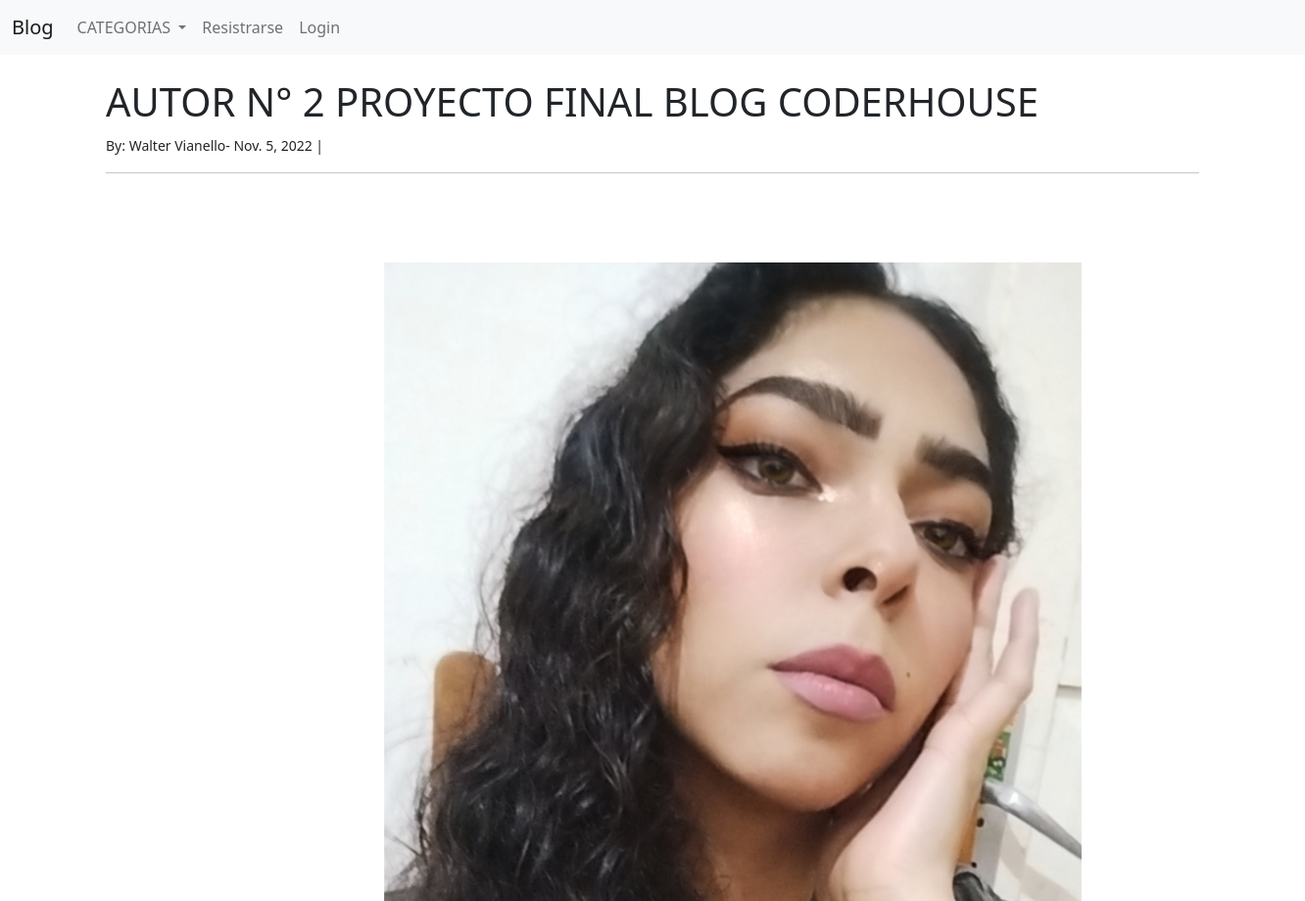
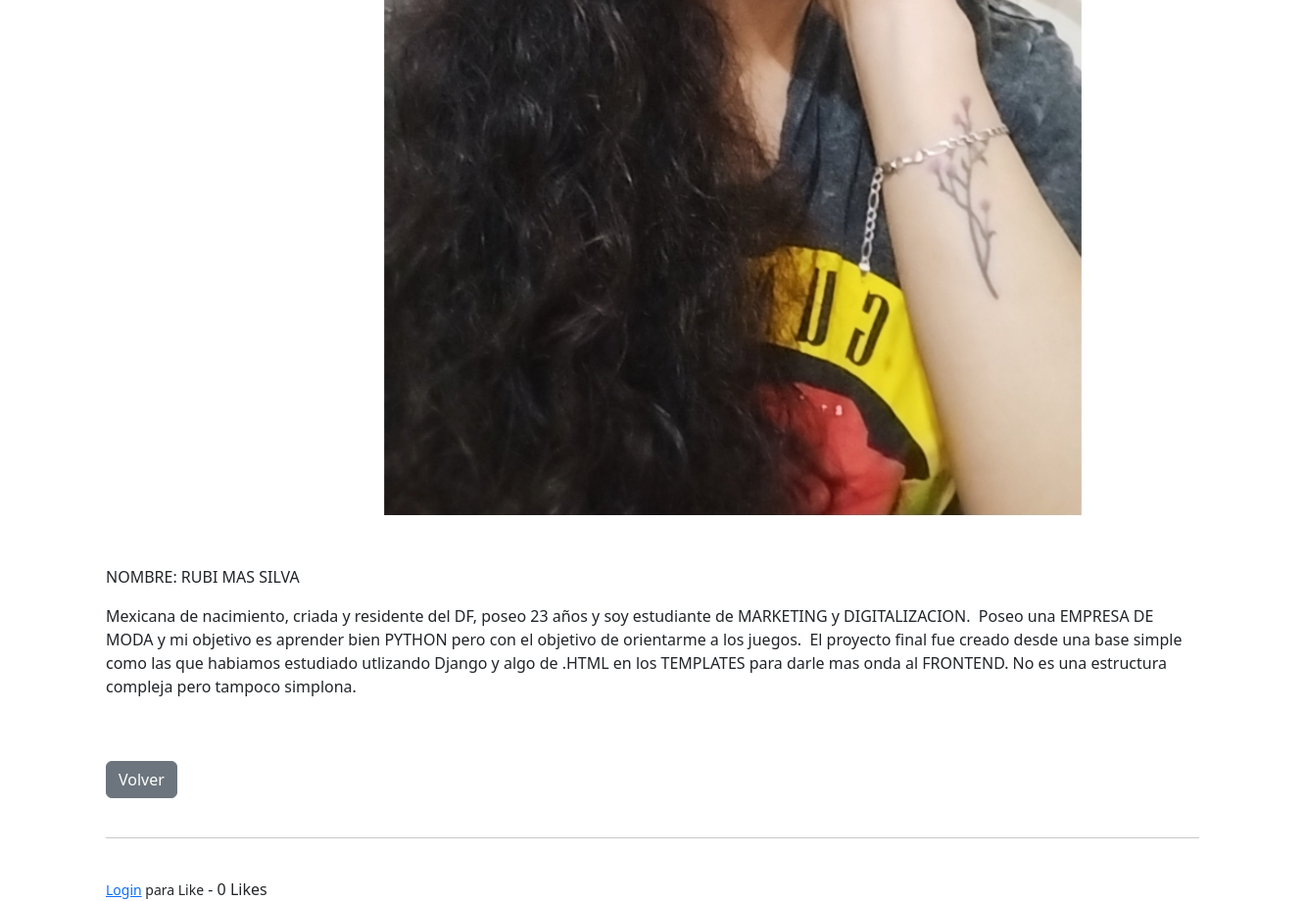
/article/118, run on the app's committed database (2 pictures, top to bottom).
### theblog/models.py (models this page shows, shortened)
class Post(models.Model):
    title=models.CharField(max_length=255)
    header_image=models.ImageField(null=True,blank=True, upload_to="images/")
    title_tag=models.CharField(max_length=255)
    author=models.ForeignKey(User,on_delete=models.CASCADE)
    body=RichTextField(blank=True, null=True)
    post_date=models.DateField(auto_now_add=True)
    category=models.CharField(max_length=255, default="No categorizado")
    snippet=models.CharField(max_length=255)
    likes=models.ManyToManyField(User, related_name="blog_posts")
    def total_likes(self):
        return self.likes.count()

### theblog/views.py (the view)
# urls.py: path("article/<int:pk>",ArticleDetailView.as_view(),name="article_detail"),
class ArticleDetailView(DetailView):
    model=Post
    template_name="article_details.html"
    def get_context_data(self, *args, **kwargs):
        cat_menu=Category.objects.all()
        context=super(ArticleDetailView, self).get_context_data(*args,**kwargs)
        stuff=get_object_or_404(Post, id=self.kwargs["pk"])
        total_likes=stuff.total_likes()
        liked=False
        if stuff.likes.filter(id=self.request.user.id).exists():
            liked=True
        context["cat_menu"] = cat_menu
        context["total_likes"] = total_likes
        context["liked"] = liked
        return context

### theblog/models.py (called while the page is built)
    def __str__(self):
        return self.name

### theblog/templates/article_details.html (shortened to what this page needs)
{%extends "base.html"%}
{%block content%}
    <h1>{{post.title}}</h1>
    <small>By:
        {{post.author.first_name}}
        {{post.author.last_name}}-
        {{post.post_date}} |
    </small><br/>
    <hr>
    <br/>
    {%if post.header_image %}
        <img src="{{ post.header_image.url }}">
    {% endif %}
    {{ post.body|safe }}
    <br/><br/>
    <a href="{% url "home" %}" class="btn btn-secondary">Volver</a>
    <br/><br/>
    <hr>
    <br/>
    <form action="{% url 'like_post' post.pk %}"
    method = "POST">
    {% if user.is_authenticated %}
        {% if liked %}
            <button type="submit",name="post_id",value
            ="{{ post.id }}",class="btn btn-danger btn-sm">Unlike</button>
        {% else %}
            <button type="submit",name="post_id",value
            ="{{ post.id }}",class="btn btn-primary btn-sm">Like</button>
        {% endif %}
    {% else %}
        <small><a href={% url "login" %}>Login</a>
        para Like</small>
    {% endif %}
        - {{ total_likes }} Likes
    </form>
{% endblock %}

### data on the page
Post: title "AUTOR N° 2 PROYECTO FINAL BLOG CODERHOUSE", author.first_name "Walter", author.last_name "Vianello", post_date "Nov. 5, 2022", header_image (picture), body "NOMBRE: RUBI MAS SILVA Mexicana de nacimiento, criada y residente del DF, poseo 23 años y soy estudiante de MARKETING y DIGITALIZACION. Poseo una EMPRESA DE MODA y mi objetivo es aprender bien PYTHON pero con el objetivo de orientarme a los juegos. El proyecto final fue creado desde una base simple como las que habiamos estudiado utlizando Django y algo de .HTML en los TEMPLATES para darle mas onda al FRONTEND. No es una estructura compleja pero tampoco simplona."

### other printed values
{{ total_likes }} "0"
